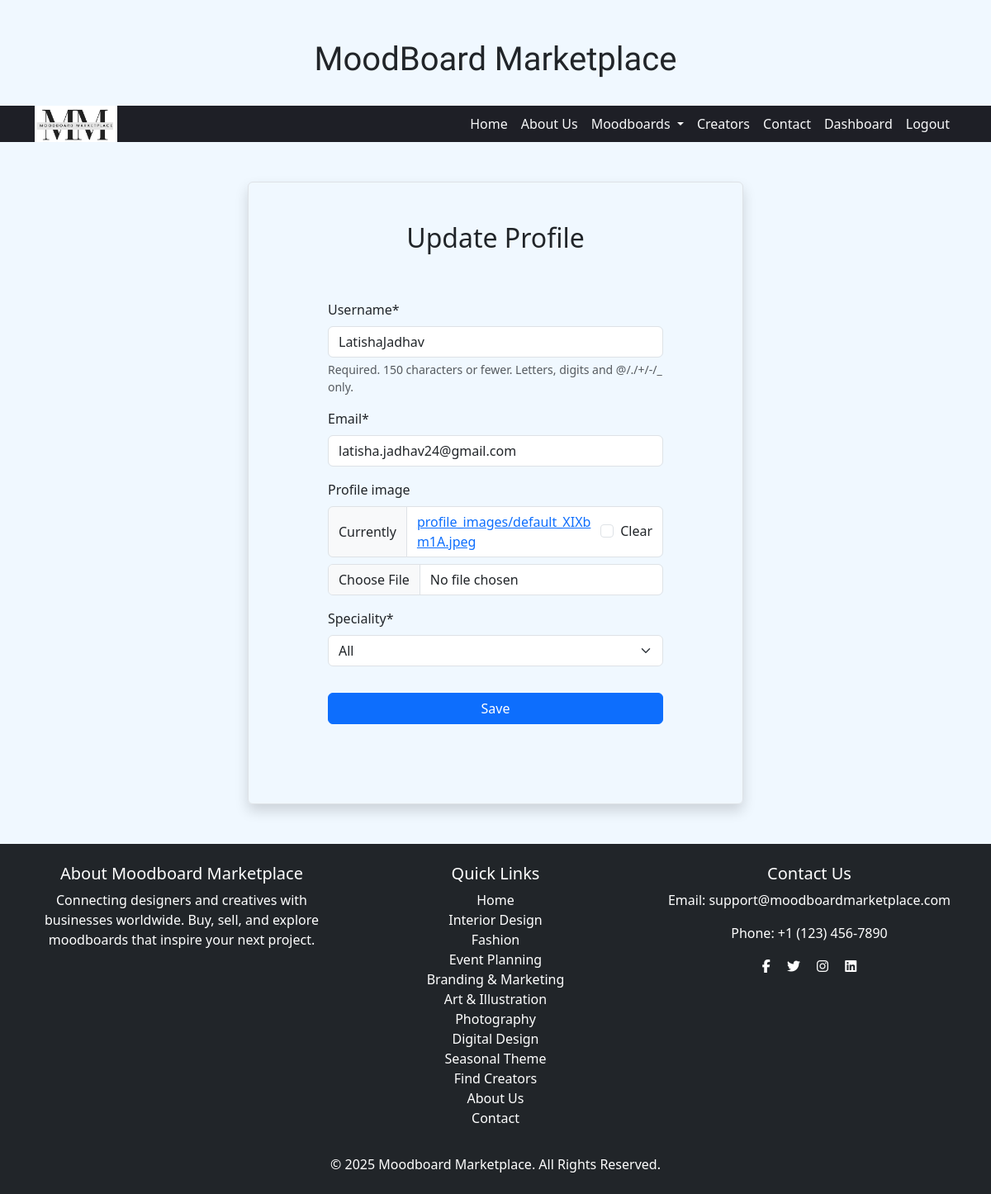
/profile/ (signed in), run on the app's committed database.
### moodboards/models.py (models this page shows, shortened)
class User(AbstractUser):
    ROLE_CHOICES = [
        ('creator', 'Creator/Designer'),
        ('buyer', 'Buyer'),
    ]
    Categories = [
    		('All','All'),
		('Seasonal Theme','Seasonal Theme'),
		('Digital Design','Digital Design'),
		('Photography','Photography'),
		('Art & Illustration','Art & Illustration'),
		('Branding & Marketing','Branding & Marketing'),
		('Event Planning','Event Planning'),
		('Fashion','Fashion'),
		('Interior Design','Interior Design'),
	]
    email = models.EmailField(unique=True)
    role = models.CharField(max_length=10, choices=ROLE_CHOICES, default='buyer')
    profile_image = models.ImageField(upload_to='profile_images/', default='profile_images/default.jpeg', blank=True)
    speciality = models.CharField(max_length=30, choices=Categories, default='All')

class Category(models.Model):
	name = models.CharField(max_length=100,unique=True)
	image = models.ImageField(upload_to='category_images/', blank=True, null=True)
	description = models.TextField()

### moodboards/views.py (the view)
# urls.py: path('profile/', profile, name='profile'),
@login_required
def profile(request):
    if request.method == 'POST':
        form = ProfileUpdateForm(request.POST, request.FILES, instance=request.user)
        if form.is_valid():
            form.save()
            return redirect('dashboard')
    else:
        form = ProfileUpdateForm(instance=request.user)
    return render(request, 'moodboards/profile.html', {'form': form})

### moodboards/forms.py
class ProfileUpdateForm(forms.ModelForm):
    class Meta:
        model = User
        fields = ['username', 'email', 'profile_image','speciality']

### moodboards/context_processors.py (called while the page is built)
def categories_context(request):
    return {
        'categories': Category.objects.all()  # Fetch all categories globally
    }

### templates/moodboards/profile.html (shortened to what this page needs)
{% extends 'moodboards/base.html' %}
{% load crispy_forms_tags %}
{% block content %}
<div class="container w-50 p-5 my-5 border rounded shadow">
    <h2 class="text-center">Update Profile</h2>
    <form method="post" class="p-5" enctype="multipart/form-data">
        {{ form|crispy }}
        <button type="submit" class="btn btn-primary w-100 mt-3">Save</button>
    </form>
</div>
{% endblock %}

### templates/moodboards/base.html (shortened to what this page needs)
<!DOCTYPE html>
<html lang="en">
<head>
    <link rel="stylesheet" href="https://cdnjs.cloudflare.com/ajax/libs/font-awesome/6.7.2/css/all.min.css" />
    {% load static %}
    <link rel="stylesheet" href="{% static 'bootstrap/css/bootstrap.min.css' %}">
    <link rel="stylesheet" href="{% static 'css/style.css' %}">
</head>
<body class="d-flex flex-column min-vh-100">
    <header>
        <h1 class="title text-center mt-5">MoodBoard Marketplace</h1>
        <nav class="navbar navbar-expand-lg navbar-dark bg-dark sticky-top">
            <div class="container">
                <a class="navbar-brand" href="#">
                    <img src="{% static 'images/logo.png' %}" alt="MoodBoard Marketplace">
                </a>
                <div class="collapse navbar-collapse" id="navbarNav">
                    <ul class="navbar-nav ms-auto">
                        <li class="nav-item"><a class="nav-link active" href="{% url 'home' %}">Home</a></li>
                        <li class="nav-item"><a class="nav-link" href="{% url 'about' %}">About Us</a></li>
                        <li class="nav-item dropdown">
                            <a class="nav-link dropdown-toggle" href="#" id="moodboardDropdown" role="button" data-bs-toggle="dropdown">
                                Moodboards
                            </a>
                        </li>
                        <li class="nav-item"><a class="nav-link" href="{% url 'creators' %}">Creators</a></li>
                        <li class="nav-item"><a class="nav-link" href="{% url 'contact' %}">Contact</a></li>
                        {% if user.is_authenticated %}
                        	<li class="nav-item"><a class="nav-link" href="{% url 'dashboard' %}">Dashboard</a></li>
    				<li class="nav-item"><a class="nav-link" href="{% url 'logout' %}">Logout</a></li>
			{% else %}
    				<li class="nav-item"><a class="nav-link" href="{% url 'login' %}">Login</a></li>
    				<li class="nav-item"><a class="nav-link" href="{% url 'register' %}">Signup</a></li>
{% endif %}
                    </ul>
                </div>
            </div>
        </nav>
    </header>
    <main class="flex-grow-1">
        {% block content %}
        {% endblock %}
    </main>
<footer class="footer mt-auto py-4 bg-dark text-white">
    <div class="container text-center">
        <div class="row">
            <div class="col-md-4">
                <h5>About Moodboard Marketplace</h5>
                <p>Connecting designers and creatives with businesses worldwide. Buy, sell, and explore moodboards that inspire your next project.</p>
            </div>
            <div class="col-md-4">
                <h5>Quick Links</h5>
                <ul class="list-unstyled">
                    <li><a href="{% url 'home' %}" class="quick-link text-white text-decoration-none">Home</a></li>
                     {% for category in categories %}
            <li><a href="{% url 'moodboard_list' category.id %}" class="quick-link text-white text-decoration-none">{{ category.name }}</a></li>
        {% endfor %}
                    <li><a href="{% url 'creators' %}" class="quick-link text-white text-decoration-none">Find Creators</a></li>
                    <li><a href="{% url 'about' %}" class="quick-link text-white text-decoration-none">About Us</a></li>
                    <li><a href="{% url 'contact' %}" class="quick-link text-white text-decoration-none">Contact</a></li>
                </ul>
            </div>
            <div class="col-md-4">
                <h5>Contact Us</h5>
                <p>Email: support@moodboardmarketplace.com</p>
                <p>Phone: +1 (123) 456-7890</p>
                <div class="social-icons">
                    <a href="#" class="text-white me-3"><i class="fab fa-facebook-f"></i></a>
                    <a href="#" class="text-white me-3"><i class="fab fa-twitter"></i></a>
                    <a href="#" class="text-white me-3"><i class="fab fa-instagram"></i></a>
                    <a href="#" class="text-white"><i class="fab fa-linkedin"></i></a>
                </div>
            </div>
        </div>
        <div class="mt-3">
            <p class="mb-0">&copy; 2025 Moodboard Marketplace. All Rights Reserved.</p>
        </div>
    </div>
</footer>
</body>
</html>

### moodboards/static/css/style.css (style rules this page uses)
body { background-color: aliceblue; }
.title { font-family: "Caprasimo"; text-align: center; margin:2rem; }
.navbar { background-color: #1E1F26 !important; padding:0; }
.navbar-brand { height:100%; padding:0; }
.navbar-brand img { width:100px; max-height:4rem; }
.navbar a { color: #F8F9FA !important; }
footer { background-color: #003366; color: white; text-align: center; padding: 20px; }

### data on the page
User: username "LatishaJadhav", email "latisha.jadhav24@gmail.com", speciality "All"
Category: name "Interior Design"
Category: name "Fashion"
Category: name "Event Planning"
Category: name "Branding & Marketing"
Category: name "Art & Illustration"
Category: name "Photography"
Category: name "Digital Design"
Category: name "Seasonal Theme"
